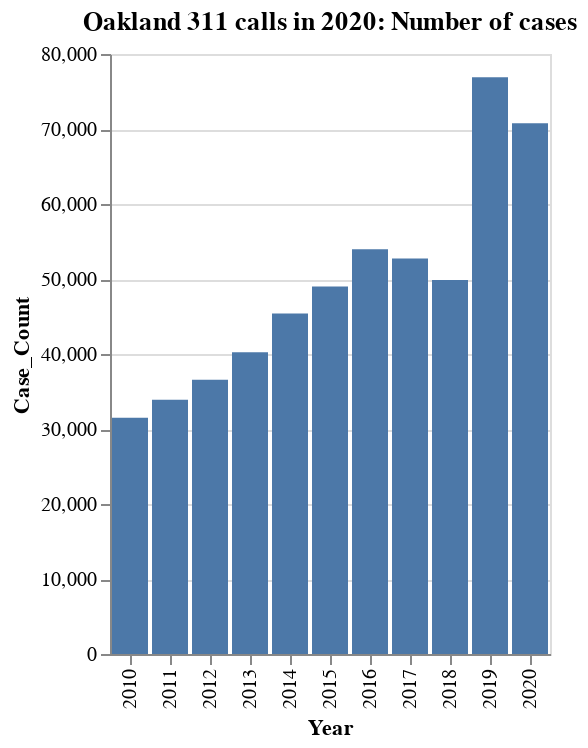

Notebook cell for this chart:
### Markdown cell above
## and let's visualize this new dataframe

### Code cell
alt.Chart(annual_cases).mark_bar().encode(
    x='Year:O',
    y='Case_Count'
).properties(
    title='Oakland 311 calls in 2020: Number of cases'
)

### Figure 1 — Vega-Lite specification as saved in the notebook (floating-point values rounded to 4 significant figures)
{"config": {"view": {"continuousWidth": 400, "continuousHeight": 300}}, "data": {"name": "data-f14ae282b07fc9ce2011d84cba747ce8"}, "mark": "bar", "encoding": {"x": {"type": "ordinal", "field": "Year"}, "y": {"type": "quantitative", "field": "Case_Count"}}, "title": "Oakland 311 calls in 2020: Number of cases", "$schema": "https://vega.github.io/schema/vega-lite/v4.8.1.json", "datasets": {"data-f14ae282b07fc9ce2011d84cba747ce8": [{"Case_Count": 31504, "Year": 2010}, {"Case_Count": 33915, "Year": 2011}, {"Case_Count": 36560, "Year": 2012}, {"Case_Count": 40243, "Year": 2013}, {"Case_Count": 45399, "Year": 2014}, {"Case_Count": 48990, "Year": 2015}, {"Case_Count": 53969, "Year": 2016}, {"Case_Count": 52741, "Year": 2017}, {"Case_Count": 49873, "Year": 2018}, {"Case_Count": 76886, "Year": 2019}, {"Case_Count": 70774, "Year": 2020}]}}
